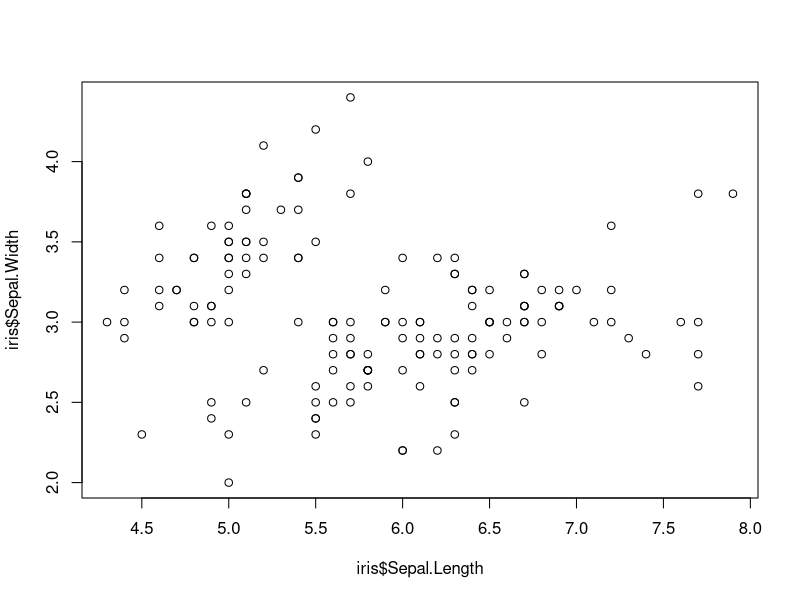
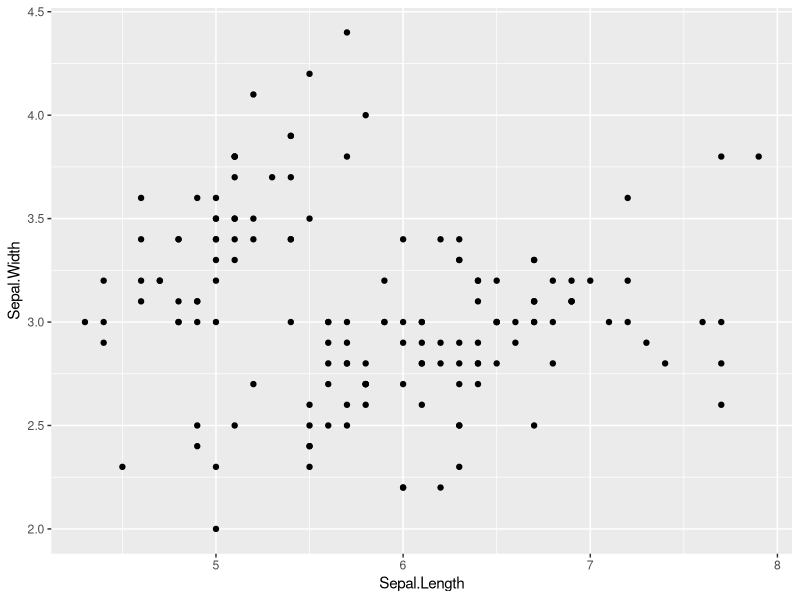
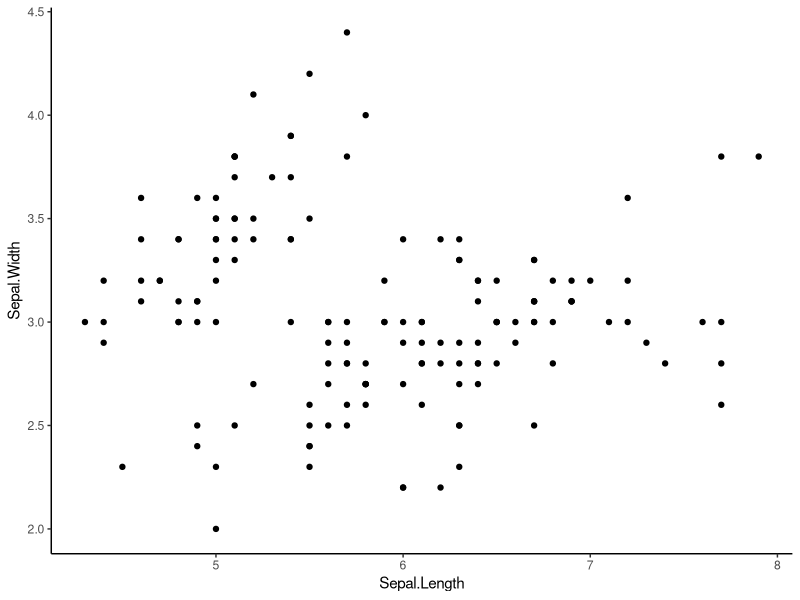
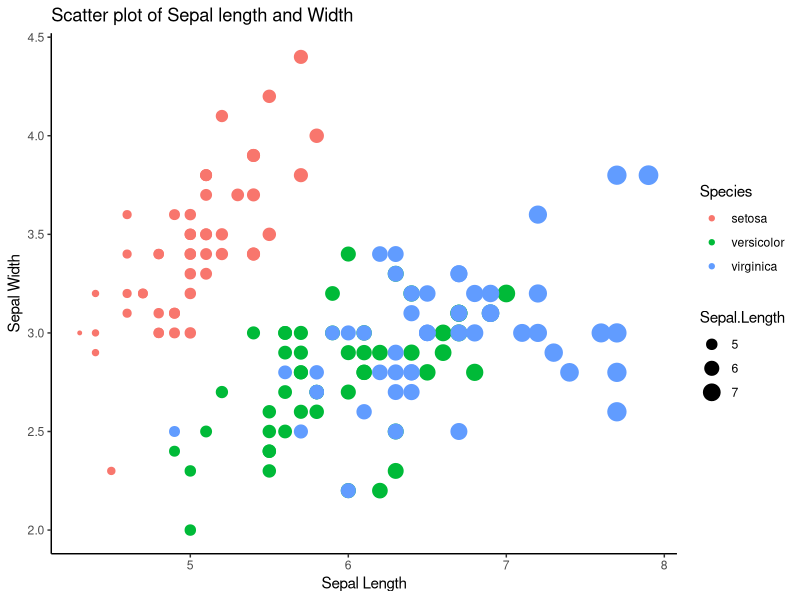

These figures' R source, in order:
#use built in iris dataset
#take a look at it 
head(iris)
#load in some tidyverse packages
library(dplyr)
library(ggplot2)

#####################################
##### Part 1: for loops         #####
#####################################

#Using only data for iris versicolor
#write a for loop
#that produces a regression table
#for each of the following relationships
#1. iris  sepal length x width
#2. iris  petal length x width
#3. iris sepal length x petal length

# hint: consider using a list, and also new vectors for regression variables

storeRegression <- list() # new list created

flower <- iris[iris$Species=='versicolor',] #versicolor data

for (i in 1:3) { #3 iteration for loop
#the 3 relationshpis are correspondents with regression tables needed
  if (i == 1) {
    storeRegression[[i]] <- lm(flower$Sepal.Length ~ flower$Sepal.Width)
  }
  if (i == 2) {
    storeRegression[[i]] <- lm(flower$Petal.Length ~ flower$Petal.Width)
  }
  if (i == 3) {
    storeRegression[[i]] <-  lm(flower$Sepal.Length ~ flower$Petal.Length)
  }
}
storeRegression
# print to test
#####################################
##### Part 2: data in dplyr     #####
#####################################

#use dplyr to join data of maximum height
#to a new iris data frame
height <- data.frame(Species = c("virginica","setosa","versicolor"),
                     Height.cm = c(60,100,11.8))
newIris <- data.frame(iris) #new iris data frame
full_join(newIris, height)            # Apply full_join dplyr function



#####################################
##### Part 3: plots in ggplot2  #####
#####################################

#look at base R scatter plot
plot(iris$Sepal.Length,iris$Sepal.Width)

#3a. now make the same plot in ggplot
#aes represents x and y axis
#geom_point plots Them
my_plot = ggplot(iris, aes(x=Sepal.Length, y=Sepal.Width)) + 
  geom_point()
my_plot

#3b. make a scatter plot with ggplot and get rid of busy grid lines
#adding theme_classic() to ggplot removes the grid lines
my_plot = ggplot(iris, aes(x=Sepal.Length, y=Sepal.Width)) + 
  geom_point() + theme_classic()
my_plot

#3c. make a scatter plot with ggplot, remove grid lines, add a title and axis labels, 
#    show species by color, and make the point size proportional to petal length
#aes for ggplot allows you to change color by species which is what we input
#show.legend being true shows the legend for our plot
#ggtitle represents the title
#xlab and ylab label the axis respectively.
my_plot = ggplot(iris, aes(Sepal.Length, Sepal.Width, colour = Species)) + 
  geom_point(aes(size = Sepal.Length), show.legend = TRUE)+ 
  theme_classic() + 
  ggtitle("Scatter plot of Sepal length and Width") +
  xlab("Sepal Length") + ylab("Sepal Width")
my_plot

#####################################
##### Question: how did         #####
##### arguments differ between  #####
##### plot and ggplot?          #####
#####################################		